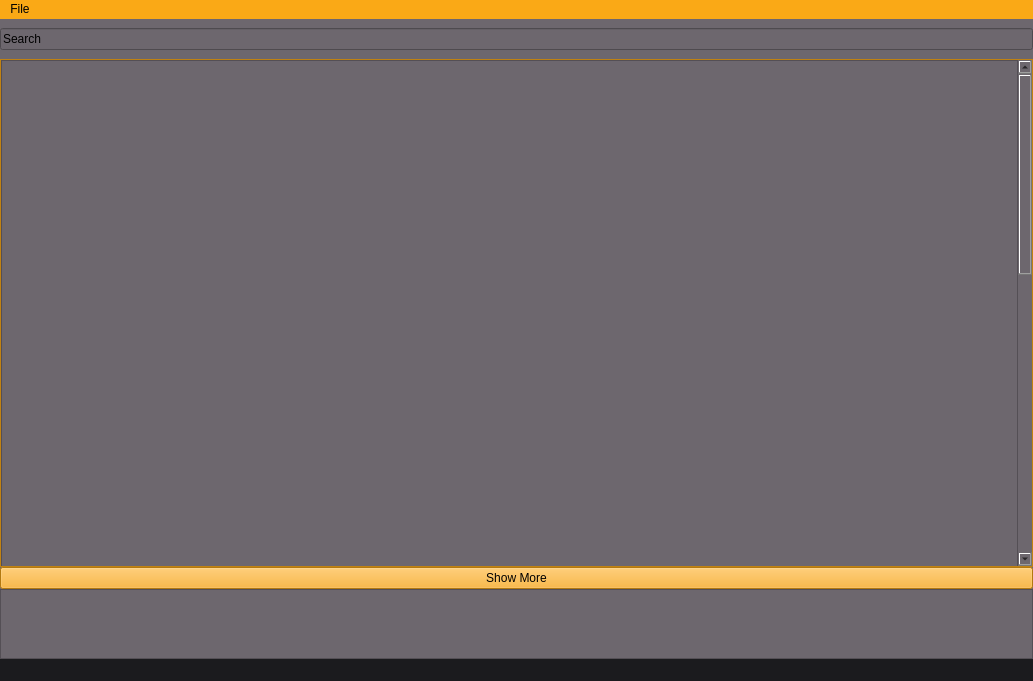
<?xml version="1.0" encoding="UTF-8"?>
<ui version="4.0">
 <class>MainWindow</class>
 <widget class="QMainWindow" name="MainWindow">
  <property name="geometry">
   <rect>
    <x>0</x>
    <y>0</y>
    <width>1033</width>
    <height>681</height>
   </rect>
  </property>
  <property name="windowTitle">
   <string>ImageDownloader</string>
  </property>
  <property name="windowIcon">
   <iconset>
    <normaloff>:/rec/img/7295021_photos_photography_camera_photo_picture_icon.png</normaloff>:/rec/img/7295021_photos_photography_camera_photo_picture_icon.png</iconset>
  </property>
  <property name="styleSheet">
   <string notr="true"/>
  </property>
  <property name="iconSize">
   <size>
    <width>35</width>
    <height>35</height>
   </size>
  </property>
  <widget class="QWidget" name="centralwidget">
   <property name="styleSheet">
    <string notr="true">background-color: rgb(27, 27, 30);
background-color: rgb(109, 103, 110);</string>
   </property>
   <layout class="QVBoxLayout" name="verticalLayout" stretch="0,20,0,0">
    <property name="spacing">
     <number>0</number>
    </property>
    <property name="leftMargin">
     <number>0</number>
    </property>
    <property name="topMargin">
     <number>9</number>
    </property>
    <property name="rightMargin">
     <number>0</number>
    </property>
    <property name="bottomMargin">
     <number>0</number>
    </property>
    <item>
     <widget class="QLineEdit" name="lineEdit">
      <property name="styleSheet">
       <string notr="true">
QLineEdit {
background-color: rgb(109, 103, 110);
    color: bleck; /* Колір введеного тексту */
}
</string>
      </property>
      <property name="placeholderText">
       <string>Search</string>
      </property>
     </widget>
    </item>
    <item>
     <layout class="QHBoxLayout" name="horizontalLayout_2" stretch="20">
      <property name="spacing">
       <number>0</number>
      </property>
      <property name="topMargin">
       <number>9</number>
      </property>
      <item>
       <widget class="QScrollArea" name="scrollArea">
        <property name="enabled">
         <bool>true</bool>
        </property>
        <property name="autoFillBackground">
         <bool>false</bool>
        </property>
        <property name="styleSheet">
         <string notr="true">background-color: rgb(250, 169, 22);
</string>
        </property>
        <property name="sizeAdjustPolicy">
         <enum>QAbstractScrollArea::AdjustToContents</enum>
        </property>
        <property name="widgetResizable">
         <bool>true</bool>
        </property>
        <widget class="QWidget" name="scrollAreaWidgetContents">
         <property name="geometry">
          <rect>
           <x>0</x>
           <y>0</y>
           <width>1015</width>
           <height>1200</height>
          </rect>
         </property>
         <property name="autoFillBackground">
          <bool>false</bool>
         </property>
         <property name="styleSheet">
          <string notr="true">QScrollBar:vertical{
boder:none;
background-color: rgb(109, 103, 110);
width 14 px;
margin:15px 0 15px 0;
boder-radius: 0px;
}
/*HandleBar Vertical*/
QScrollBar::handle:vertical{
	background-color: rgb(150, 3, 26);
}</string>
         </property>
         <layout class="QVBoxLayout" name="verticalLayout_2">
          <property name="spacing">
           <number>0</number>
          </property>
          <property name="leftMargin">
           <number>0</number>
          </property>
          <property name="topMargin">
           <number>0</number>
          </property>
          <property name="rightMargin">
           <number>0</number>
          </property>
          <property name="bottomMargin">
           <number>0</number>
          </property>
          <item>
           <widget class="QFrame" name="frame">
            <property name="minimumSize">
             <size>
              <width>0</width>
              <height>1200</height>
             </size>
            </property>
            <property name="styleSheet">
             <string notr="true">background-color: rgb(109, 103, 110);</string>
            </property>
            <property name="frameShape">
             <enum>QFrame::StyledPanel</enum>
            </property>
            <property name="frameShadow">
             <enum>QFrame::Raised</enum>
            </property>
            <layout class="QVBoxLayout" name="verticalLayout_3" stretch="20">
             <item>
              <layout class="QGridLayout" name="gridLayout1">
               <property name="sizeConstraint">
                <enum>QLayout::SetDefaultConstraint</enum>
               </property>
               <property name="rightMargin">
                <number>0</number>
               </property>
              </layout>
             </item>
            </layout>
           </widget>
          </item>
         </layout>
        </widget>
       </widget>
      </item>
     </layout>
    </item>
    <item>
     <widget class="QPushButton" name="pushButton_3">
      <property name="styleSheet">
       <string notr="true">background-color: rgb(250, 169, 22);</string>
      </property>
      <property name="text">
       <string>Show More</string>
      </property>
     </widget>
    </item>
    <item>
     <widget class="QScrollArea" name="scrollArea_2">
      <property name="widgetResizable">
       <bool>true</bool>
      </property>
      <widget class="QWidget" name="scrollAreaWidgetContents_2">
       <property name="geometry">
        <rect>
         <x>0</x>
         <y>0</y>
         <width>1031</width>
         <height>68</height>
        </rect>
       </property>
       <layout class="QVBoxLayout" name="verticalLayout_4">
        <item>
         <layout class="QHBoxLayout" name="horizontalLayout"/>
        </item>
       </layout>
      </widget>
     </widget>
    </item>
   </layout>
  </widget>
  <widget class="QMenuBar" name="menubar">
   <property name="geometry">
    <rect>
     <x>0</x>
     <y>0</y>
     <width>1033</width>
     <height>22</height>
    </rect>
   </property>
   <property name="styleSheet">
    <string notr="true">background-color: rgb(250, 169, 22);

</string>
   </property>
   <property name="defaultUp">
    <bool>false</bool>
   </property>
   <widget class="QMenu" name="menuFile">
    <property name="title">
     <string>File</string>
    </property>
    <addaction name="actionSave"/>
    <addaction name="actionSave_as"/>
    <addaction name="actionHistory"/>
   </widget>
   <addaction name="menuFile"/>
  </widget>
  <widget class="QStatusBar" name="statusbar">
   <property name="styleSheet">
    <string notr="true">background-color: rgb(27, 27, 30);</string>
   </property>
  </widget>
  <action name="actionSave">
   <property name="icon">
    <iconset theme="document-save">
     <normaloff>.</normaloff>.</iconset>
   </property>
   <property name="text">
    <string>Save</string>
   </property>
  </action>
  <action name="actionSave_as">
   <property name="icon">
    <iconset theme="document-save-as">
     <normaloff>.</normaloff>.</iconset>
   </property>
   <property name="text">
    <string>Save as...</string>
   </property>
  </action>
  <action name="actionHistory">
   <property name="text">
    <string>History</string>
   </property>
  </action>
 </widget>
 <resources/>
 <connections/>
</ui>
